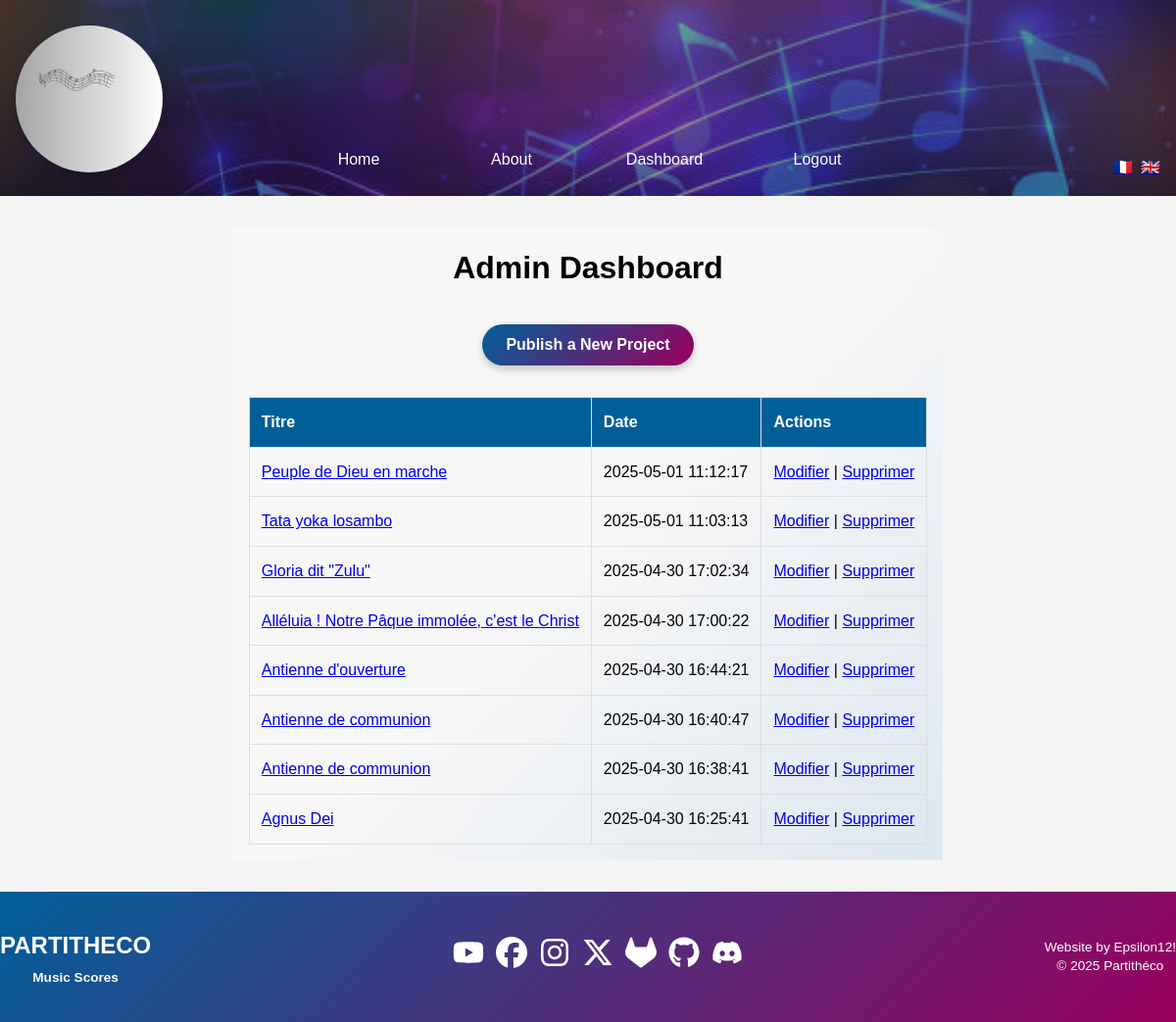
/admin.php?lang=en (signed in), run on the app's committed database.
### tables this page shows
CREATE TABLE projects (
                id INTEGER PRIMARY KEY AUTOINCREMENT,
                user_id INTEGER NOT NULL,
                title TEXT NOT NULL,
                description TEXT NOT NULL,
                thumbnail TEXT,
                date_publication DATETIME DEFAULT CURRENT_TIMESTAMP, media TEXT, author TEXT, arranger TEXT, genre TEXT, tonality TEXT,
                FOREIGN KEY(user_id) REFERENCES users(id)
            );

### assets/locales/trad.php (called while the page is built, shortened)
<?php
$lang = $_SESSION['lang']
         ?? ($_COOKIE['lang'] ?? 'fr');
$transFile = __DIR__ . "/{$lang}.php";
$t = include $transFile;

### assets/locales/en.php (called while the page is built)
<?php
return [
  'nav' => [
    'home'         => 'Home',
    'about'        => 'About',
    'publications' => 'Publications',
    'create'       => 'Publish Project',
    'admin'        => 'Dashboard',
    'login'        => 'Login',
    'logout'       => 'Logout',
    'register'     => 'Register',
    'remember_me'  => 'Remember me'
  ],
  'sections' => [
    'find_us'    => 'Find us',
    'weather'    => 'Strasbourg Weather',
  ],
  'pages' => [
    'home_title'         => 'Our Latest Posts',
    'about_title'        => 'About Us',
    'publications_title' => 'All Publications',
    'create_title'       => 'Publish a New Project',
    'admin_title'        => 'Admin Dashboard',
    'contact_title'      => 'Contact Us',
  ],
  'buttons' => [
    'load_more'    => 'Load More',
    'submit'       => 'Send',
    'subscribe'    => 'Subscribe',
    'publish'      => 'Publish',
    'back_to_top'  => 'Back to Top',
  ],
  'form' => [
    'title'             => 'Title',
    'description'       => 'Description',
    'file'              => 'File (PDF, image, video…)',
    'name'              => 'Name',
    'email'             => 'Email address',
    'message'           => 'Message',
    'password'          => 'Password',
    'password_confirm'  => 'Confirm password',
  ],
  'contact' => [
    'title'               => 'Contact Us',
    'success'             => 'Thank you for your message!',
    'error_name'          => 'Name is required.',
    'error_email'         => 'Email is required.',
    'error_email_invalid' => 'Invalid email address.',
    'error_message'       => 'Message is required.',
  ],
  'newsletter' => [
    'title'   => 'Newsletter',
    'success' => 'Thank you for subscribing!',
  ],
  'comments' => [
    'title'   => 'Comments',
    'author'  => 'Your name',
    'content' => 'Your comment',
    'submit'  => 'Send',
  ],
  'project' => [
    'author'        => 'Author: ',
    'arranger'      => 'Arranger: ',
    'genre'         => 'Genre: ',
    'tonality'      => 'Tonality: ',
    'published_on'  => 'Published on: ',
    'by'           => 'by',
    'date_format'   => 'm/d/Y \\a\\t g:ia',
  ],
  'about' => [
    'title' => 'About',
  ],
  'footer' => [
    'credits'        => 'Website by Epsilon12!'
  ],
  'errors' => [
    'missing_id' => 'Project ID missing.',
    'not_found'  => 'Project not found.',
    'db_error'   => 'Database error: ',
  ],
];

### classes/Database.php (called while the page is built, shortened)
<?php
class Database {
    private PDO $pdo;
    public function __construct(string $dbPath = __DIR__ . '/../db.sqlite') {
        $this->pdo = new PDO('sqlite:' . $dbPath);
        $this->pdo->setAttribute(PDO::ATTR_ERRMODE, PDO::ERRMODE_EXCEPTION);
        try {
            $this->pdo->exec("
                CREATE TABLE IF NOT EXISTS users (
                    id       INTEGER PRIMARY KEY AUTOINCREMENT,
                    username TEXT    NOT NULL UNIQUE,
                    email    TEXT    NOT NULL UNIQUE,
                    password TEXT    NOT NULL
                )
            ");
            $this->pdo->exec("
                CREATE TABLE IF NOT EXISTS projects (
                    id               INTEGER PRIMARY KEY AUTOINCREMENT,
                    user_id          INTEGER NOT NULL,
                    title            TEXT    NOT NULL,
                    description      TEXT    NOT NULL,
                    thumbnail        TEXT,
                    media            TEXT,
                    author           TEXT,
                    arranger         TEXT,
                    genre            TEXT,
                    tonality         TEXT,
                    date_publication DATETIME DEFAULT CURRENT_TIMESTAMP,
                    FOREIGN KEY(user_id) REFERENCES users(id)
                )
            ");
            $this->pdo->exec("
                CREATE TABLE IF NOT EXISTS comments (
                    id          INTEGER PRIMARY KEY AUTOINCREMENT,
                    project_id  INTEGER NOT NULL,
                    author      TEXT NOT NULL,
                    content     TEXT NOT NULL,
                    created_at  DATETIME DEFAULT CURRENT_TIMESTAMP,
                    FOREIGN KEY(project_id) REFERENCES projects(id)
                )
            ");
            $this->pdo->exec("
                CREATE TABLE IF NOT EXISTS subscribers (
                    id    INTEGER PRIMARY KEY AUTOINCREMENT,
                    email TEXT NOT NULL UNIQUE,
                    created_at DATETIME DEFAULT CURRENT_TIMESTAMP
                )
            ");
            $existing = $this->pdo
                ->query("PRAGMA table_info(projects)")
                ->fetchAll(PDO::FETCH_COLUMN, 1);
        } catch (PDOException $e) {
            die("Database error: " . $e->getMessage());
        }
    }
    public function getPDO(): PDO {
        return $this->pdo;
    }
}

### classes/Project.php (called while the page is built, shortened)
<?php
class Project {
    private PDO $pdo;
    public function __construct(PDO $pdo) {
        $this->pdo = $pdo;
    }
    public function getByUser(int $userId): array {
        $stmt = $this->pdo->prepare("
            SELECT * FROM projects
            WHERE user_id = :uid
            ORDER BY date_publication DESC
        ");
        $stmt->bindValue(':uid', $userId, PDO::PARAM_INT);
        $stmt->execute();
        return $stmt->fetchAll(PDO::FETCH_ASSOC);
    }
}

### admin.php (the view, shortened to what this page needs)
<?php
$userId = $_SESSION['user']['id'];
require_once 'classes/Database.php';
require_once 'classes/Project.php';
$db         = new Database();
$projectObj = new Project($db->getPDO());
$projects   = $projectObj->getByUser($userId);
include 'includes/header.php';
include 'includes/navbar.php';
?>
<main class="admin-dashboard">
  <h1><?= htmlspecialchars($t['pages']['admin_title']) ?></h1>
  <p style="text-align: center; margin: 2rem 0;">
  <button
    type="button"
    class="btn-primary"
    onclick="location.href='create.php?lang=<?= htmlspecialchars($lang) ?>'"
  >
  <?= htmlspecialchars($t['pages']['create_title']) ?>
  </button>
</p>
  <?php if (empty($projects)): ?>
    <p>Vous n'avez encore publié aucun projet.</p>
  <?php else: ?>
    <table>
      <thead>
        <tr>
          <th>Titre</th>
          <th>Date</th>
          <th>Actions</th>
        </tr>
      </thead>
      <tbody>
        <?php foreach ($projects as $p): ?>
        <tr>
          <td>
            <a href="project.php?id=<?= $p['id'] ?>&lang=<?= $lang ?>">
              <?= htmlspecialchars($p['title'], ENT_NOQUOTES, 'UTF-8', false) ?>
            </a>
          </td>
          <td><?= htmlspecialchars($p['date_publication']) ?></td>
          <td>
            <a href="edit.php?id=<?= $p['id'] ?>&lang=<?= $lang ?>">Modifier</a> |
            <a href="delete.php?id=<?= $p['id'] ?>&lang=<?= $lang ?>"
               onclick="return confirm('Voulez-vous vraiment supprimer ce projet ?');">
              Supprimer
            </a>
          </td>
        </tr>
        <?php endforeach; ?>
      </tbody>
    </table>
  <?php endif; ?>
</main>
<?php include 'includes/footer.php'; ?>

### assets/css/base.css (style rules this page uses)
:root { --primary-light: #005f99; --text-action: #99005E; --background: #f4f4f4; --font-family: Arial, sans-serif; }
*, *::before, *::after { box-sizing: border-box; margin: 0; padding: 0; }
html, body { height: 100%; }
body { display: flex; flex-direction: column; min-height: 100vh; font-family: var(--font-family); background-color: var(--background); line-height: 1.6; }
main { flex: 1; position: relative; z-index: 0; }
main { background: linear-gradient( 135deg, rgba(255, 255, 255, 0.272) 50%, rgba(220,230,240,0.95) 100% ); }

### assets/css/buttons.css (style rules this page uses)
.btn-primary, .btn-load-more, .newsletter-form button, .comment-form button, .form-btn, #backToTop { display: inline-flex; align-items: center; justify-content: center; gap: 0.5rem; padding: 0.75rem 1.5rem; background: linear-gradient( 135deg, var(--primary-light) 0%, var(--text-action) 100% ); color: #fff; font-weight: 600; font-size: 1rem; border: none; border-radius: 2rem; box-shadow: 0 4px 8px rgba(0,0,0,0.2); cursor: pointer; transition: transform 0.2s ease, box-shadow 0.2s ease, background 0.3s ease; text-decoration: none; }

### assets/css/admin.css (style rules this page uses)
.admin-dashboard { max-width:1000px; margin:2rem auto; padding:1rem; }
.admin-dashboard h1, .admin-dashboard p > a { text-align:center; display:block; margin-bottom:1rem; }
.admin-dashboard table { width:100%; border-collapse:collapse; }
.admin-dashboard th, .admin-dashboard td { padding:.75rem; border:1px solid #ddd; text-align:left; }
.admin-dashboard th { background: var(--primary-light); color: #fff; }

### data on the page
projects: title "Peuple de Dieu en marche", date_publication "2025-05-01 11:12:17"
projects: title "Tata yoka losambo", date_publication "2025-05-01 11:03:13"
projects: title "Gloria dit \"Zulu\"", date_publication "2025-04-30 17:02:34"
projects: title "Alléluia ! Notre Pâque immolée, c'est le Christ", date_publication "2025-04-30 17:00:22"
projects: title "Antienne d'ouverture", date_publication "2025-04-30 16:44:21"
projects: title "Antienne de communion", date_publication "2025-04-30 16:40:47"
projects: title "Antienne de communion", date_publication "2025-04-30 16:38:41"
projects: title "Agnus Dei", date_publication "2025-04-30 16:25:41"

### other printed values
$t['nav']['home'] "Home"
$t['nav']['about'] "About"
$t['nav']['admin'] "Dashboard"
$t['nav']['logout'] "Logout"
$t['pages']['admin_title'] "Admin Dashboard"
$t['pages']['create_title'] "Publish a New Project"
$t['footer']['credits'] "Website by Epsilon12!"
